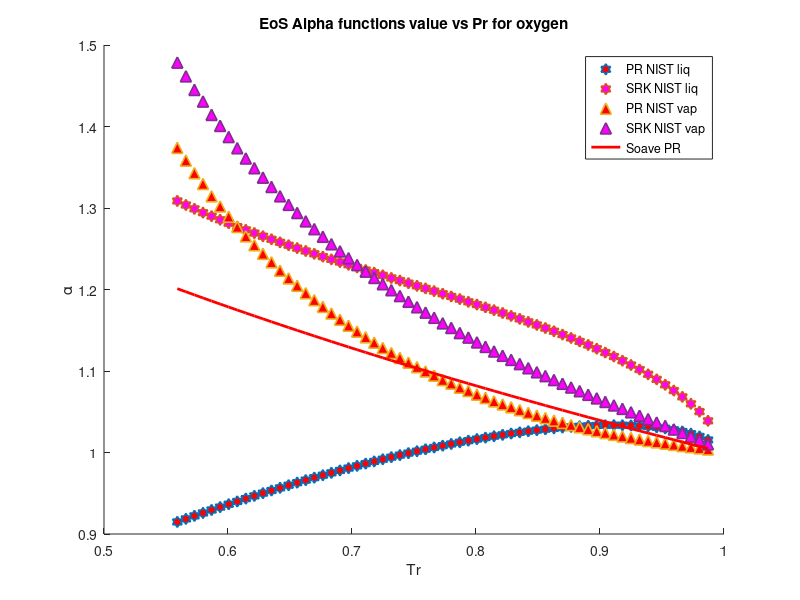

Write MATLAB code to recreate this figure.
clear 
clc
load Xenon_sat_data.mat
%alpha PR & SRK for CO2
P = P*10^6;
omega = 0.00363; %Acentric factor
Tc = 289.733; %K
Pc = 5842000; %Pa
R = 8.31446 %J/K*mol
Zc = 0.286;
b1 = 0.07780*(R*Tc/Pc);
a1 = 0.45724*(((R^2)*(Tc^2))/Pc);
b2 = 0.08664*(R*Tc/Pc);
a2 = 0.42747*(((R^2)*(Tc^2))/Pc);
omega_c = 1-3*Zc;
omega_b = 0.08446114781;
omega_a = 3*Zc^2+3*(1-2*Zc)*omega_b+omega_b^2+1-3*Zc;
a3 = omega_a*(((R^2)*(Tc^2))/Pc);
b3 = omega_b*(R*Tc/Pc);
c3 = omega_c*(R*Tc/Pc);
T = 162; %k
M = 131.293/1000; %kg/mol
S1=0.37464+1.54226*omega-0.26992*omega^2;
S2=0.48508+1.55171*omega-0.176*omega^2;

for i = 1:1:63
   Pr = P/Pc; 
   Tr = T/Tc;
   Tr_list(i)=Tr;
   Vm_liq(i) = M/rho_liq(i);
   Vm_vap(i) = M/rho_vap(i);
   alpha_PT_liq(i) = ((R*T)/(Vm_liq(i)-b3)-P(i))*((Vm_liq(i)^2+b3*Vm_liq(i)+c3*Vm_liq(i)-c3*b3)/a3);
   alpha_PT_vap(i) = ((R*T)/(Vm_vap(i)-b3)-P(i))*((Vm_vap(i)^2+b3*Vm_vap(i)+c3*Vm_vap(i)-c3*b3)/a3);
   alpha_PR_liq(i) = ((R*T)/(Vm_liq(i)-b1)-P(i))*((Vm_liq(i)^2+2*b1*Vm_liq(i)-b1^2)/a1)
   alpha_SRK_liq(i) = ((R*T)/(Vm_liq(i)-b2)-P(i))*((Vm_liq(i)^2+b2*Vm_liq(i))/a2);
   alpha_PR_vap(i) = ((R*T)/(Vm_vap(i)-b1)-P(i))*((Vm_vap(i)^2+2*b1*Vm_vap(i)-b1^2)/a1);
   alpha_SRK_vap(i) = ((R*T)/(Vm_vap(i)-b2)-P(i))*((Vm_vap(i)^2+b2*Vm_vap(i))/a2);
   alpha_soave_PR(i) =(1+S1*(1-sqrt(Tr)))^2;
   alpha_soave_SRK(i) =(1+S2*(1-sqrt(Tr)))^2;
   alpha_Gasem(i) = exp((1.943+0.926*Tr)*(1-(Tr)^0.1441));
%    alpha_twu(i) = (Tr)^(0.081043)*exp(0.915696*(1-(Tr)^(2.61622)));
   Temp(i)=T;
   T = T+2;
end
hold on

 plot(Tr_list,alpha_PR_liq,'h','MarkerSize',8,'MarkerFaceColor','r','LineWidth',1.2)
 %plot(Tr_list,alpha_PT_liq,'h','MarkerSize',8,'MarkerFaceColor','g','LineWidth',1.2)
 plot(Tr_list,alpha_SRK_liq,'h','MarkerSize',8,'MarkerFaceColor','m','LineWidth',1.2)
 plot(Tr_list,alpha_PR_vap,'^','MarkerSize',8,'MarkerFaceColor','r','LineWidth',1.2)
 %plot(Tr_list,alpha_PT_vap,'^','MarkerSize',8,'MarkerFaceColor','g','LineWidth',1.2)
 plot(Tr_list,alpha_SRK_vap,'^','MarkerSize',8,'MarkerFaceColor','m','LineWidth',1.2)
 plot(Tr_list,alpha_soave_PR,'r','LineWidth',2)
% plot(Tr_list,alpha_soave_SRK,'g','LineWidth',2)
% plot(Tr_list,alpha_Gasem,'b','LineWidth',2)

hold off
legend('PR NIST liq','SRK NIST liq','PR NIST vap','SRK NIST vap','Soave PR')
xlabel('Tr')
ylabel('\alpha')
title('EoS Alpha functions value vs Pr for oxygen')
% axis([0.6,1,0.8,2.4])
